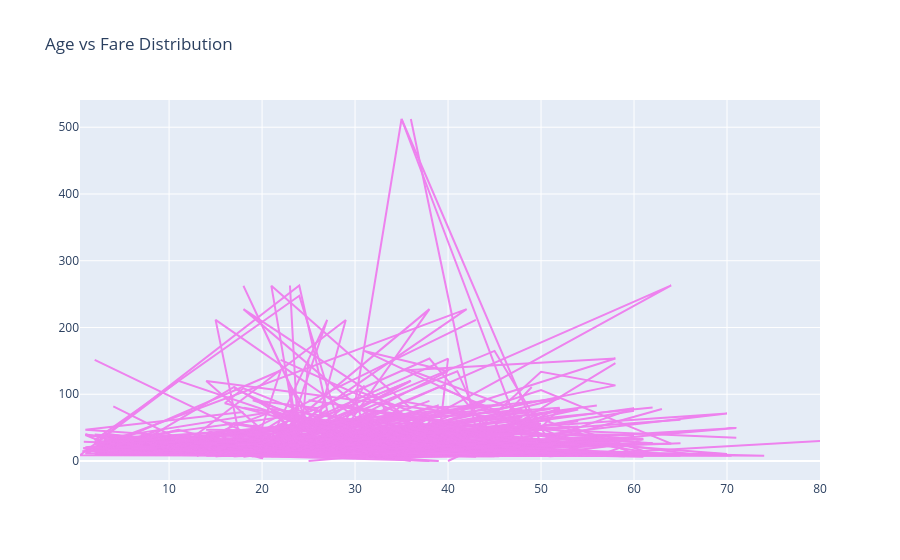

Notebook code for this chart:
### Code cell
trace = go.Scatter(x=data['Age'],y=data['Fare'],
                   marker={'color':'violet'})
layout = go.Layout(
    title="Age vs Fare Distribution")
fig = go.Figure(data=trace,layout=layout)
fig.show()

### Figure 1 — Plotly figure (JSON) as saved in the notebook; plotly's stock layout.template omitted (floating-point values rounded to 4 significant figures; data arrays with more than 128 entries replaced by an {"elided": "..."} marker saying what was removed)
{"data": [{"marker": {"color": "violet"}, "type": "scatter", "x": {"elided": "891 float values"}, "y": {"elided": "891 float values"}}], "layout": {"title": {"text": "Age vs Fare Distribution"}}}
